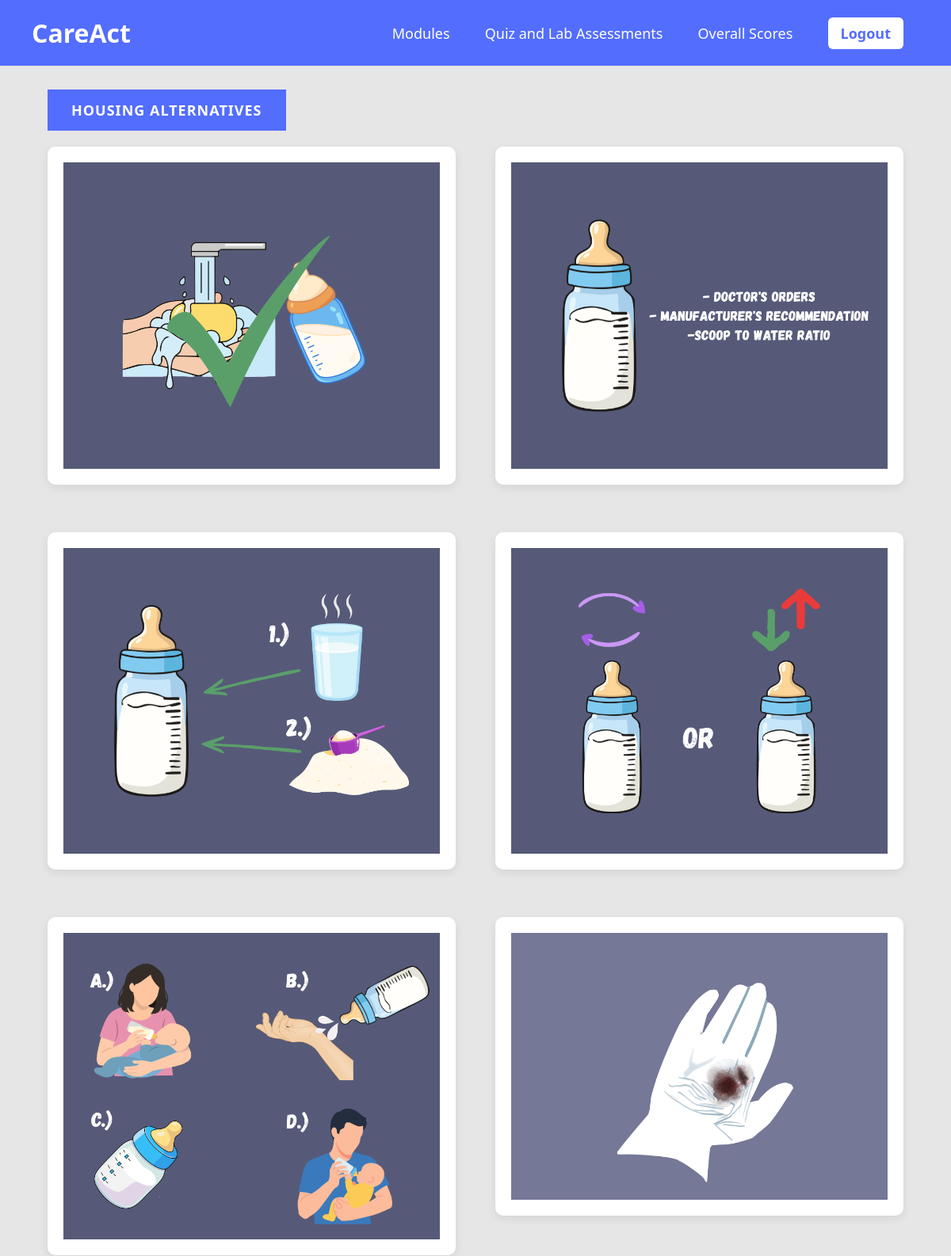
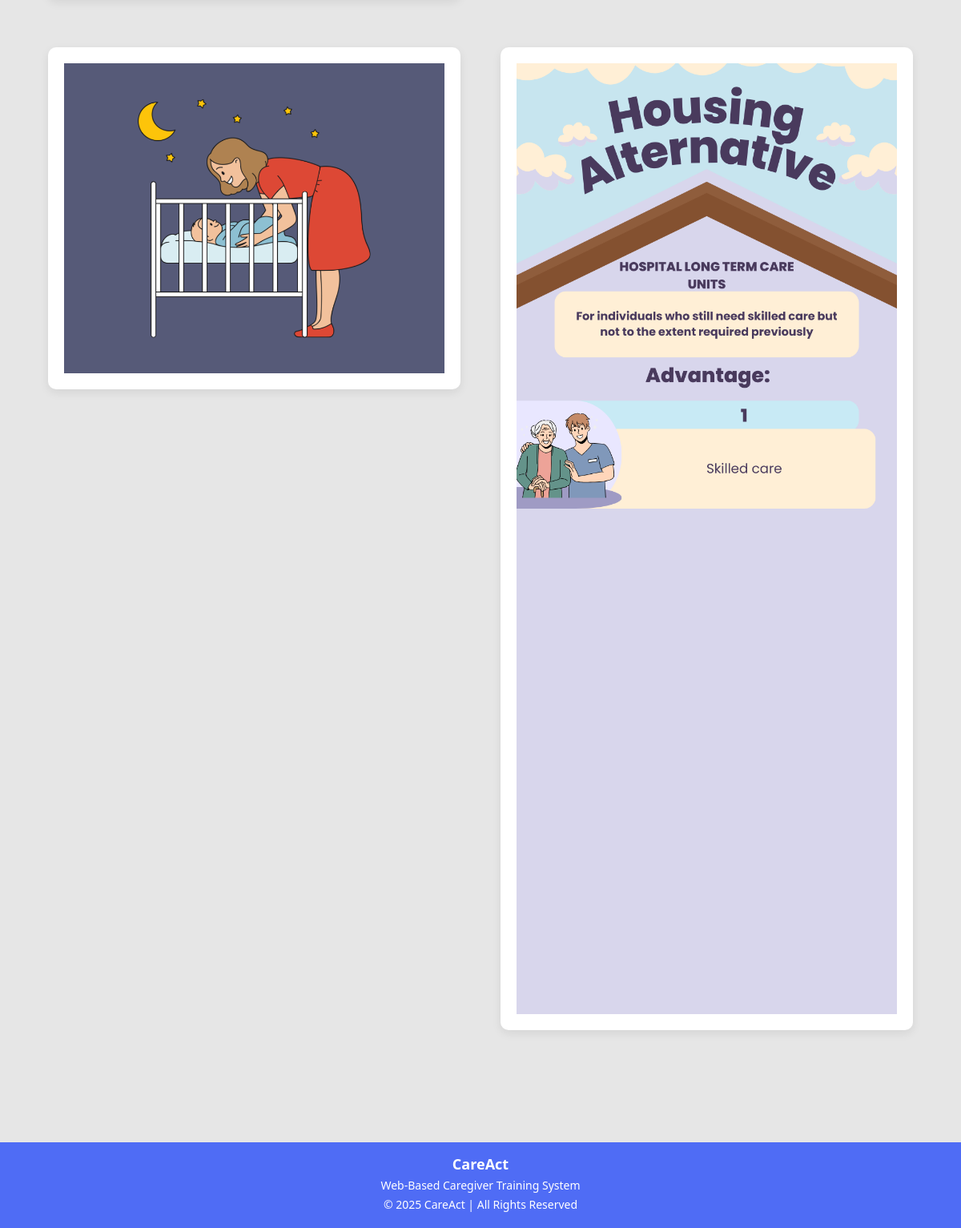
The page /module3.php on the database its author committed (2 pictures, top to bottom).
### tables this page shows
CREATE TABLE `modules` (
  `id` int(11) NOT NULL,
  `title` text NOT NULL,
  `link` varchar(100) NOT NULL
);

CREATE TABLE `module_contents` (
  `id` int(11) NOT NULL,
  `module_id` varchar(20) NOT NULL,
  `image` varchar(255) DEFAULT NULL,
  `description` text DEFAULT NULL,
  `sort_order` int(11) NOT NULL DEFAULT 0,
  `section_label` varchar(255) DEFAULT NULL
);

### module3.php (the view, shortened to what this page needs)
<?php
include "db.php";
$isInstructor = isset($_SESSION['role']) && $_SESSION['role'] === 'instructor';
$editMode     = isset($_GET['edit'])     && $_GET['edit'] == 1;
$moduleFile   = MODULE_LINK;
$titleRes = mysqli_query($conn, "SELECT title FROM modules WHERE link='" . $moduleFile . "'");
$titleRow = mysqli_fetch_assoc($titleRes);
$pageTitle = $titleRow['title'] ?? 'Module ' . MODULE_NUM;
$stepsRes = mysqli_query($conn,
    "SELECT * FROM module_contents WHERE module_id='" . MODULE_ID . "' ORDER BY sort_order ASC");
$steps = [];
while ($row = mysqli_fetch_assoc($stepsRes)) {
    $steps[] = $row;
}
?>
<!DOCTYPE html>
<html lang="en">
<head>
</head>
<body>
<header>
  <div class="logo">CareAct</div>
   <nav>
    <a href="modules.php">Modules</a>
    <a href="quizandlab.php">Quiz and Lab Assessments</a>
    <a href="scores.php">Overall Scores</a>
    <a href="logout.php" class="logout">Logout</a>
  </nav>
</header>
<?php if ($isInstructor && $editMode): ?>
  <form method="POST" id="titleForm">
    <div class="title-bar">
      <input class="module-title-input" type="text" name="module_title"
             value="<?php echo htmlspecialchars($pageTitle); ?>"
             placeholder="EDIT TITLE HERE">
      <div style="display:flex;gap:12px;">
        <button type="button" class="btn-edit"
                onclick="window.location='<?php echo $moduleFile; ?>?edit=1'">EDIT</button>
        <button type="submit" class="btn-done">DONE</button>
      </div>
    </div>
  </form>
<?php else: ?>
  <div class="title-bar">
    <div class="module-title-label"><?php echo htmlspecialchars($pageTitle); ?></div>
  </div>
<?php endif; ?>
<div class="container">
<?php
$chunkSize   = IS_INFOGRAPHIC ? 2 : 3;
$rowClass    = IS_INFOGRAPHIC ? 'infographic-row' : 'row';
$cardClass   = IS_INFOGRAPHIC ? 'infographic-card' : 'image-card';
$i = 0;
$total = count($steps);
while ($i < $total) {
    echo '<div class="' . $rowClass . '">';
    $rowSteps = array_slice($steps, $i, $chunkSize);
    foreach ($rowSteps as $step) {
        echo '<div class="step">';
        echo '<div class="' . $cardClass . '">';
        echo '<img src="' . htmlspecialchars($step['image']) . '" alt="Step image">';
        echo '</div>';
        echo '</div>';
        $nextIdx = $i + array_search($step, $rowSteps) + 1;
    }
    if (!isset($steps[$nextIdx]) || empty($steps[$nextIdx]['section_label'])) {
        $i += $chunkSize;
    }
    echo '</div>';
    unset($nextIdx);
}
?>
</div>
<footer>
  <h3>CareAct</h3>
  <p>Web-Based Caregiver Training System</p>
  <p>© 2025 CareAct | All Rights Reserved</p>
</footer>
</body>
</html>

### module3.php (style rules this page uses)
:root { --primary: #536dfe; --card-bg: #7a7f9a; }
* { box-sizing: border-box; font-family: "Segoe UI", sans-serif; margin: 0; padding: 0; }
body { background: #e6e6e6; }
header { background: var(--primary); color: white; padding: 20px 40px; display: flex; align-items: center; justify-content: space-between; }
.logo { font-size: 32px; font-weight: bold; }
nav a { color: white; text-decoration: none; margin: 0 20px; font-size: 18px; font-weight: 500; }
.logout { background: white; color: var(--primary); padding: 8px 16px; border-radius: 6px; font-weight: bold; }
.title-bar { display: flex; align-items: center; gap: 16px; padding: 30px 60px 10px 60px; flex-wrap: wrap; }
.module-title-label { background: var(--primary); color: white; display: inline-block; padding: 14px 30px; font-weight: bold; letter-spacing: 1px; font-size: 18px; text-transform: uppercase; }
.container { padding: 10px 60px 80px 60px; }
.infographic-row { display: grid; grid-template-columns: repeat(2, 1fr); gap: 50px; margin-bottom: 60px; }
.step { display: flex; flex-direction: column; position: relative; }
.infographic-card { background: white; padding: 20px; border-radius: 10px; box-shadow: 0 4px 12px rgba(0,0,0,0.08); display: flex; align-items: center; justify-content: center; }
.image-card img, .infographic-card img { width: 100%; height: auto; object-fit: contain; display: block; }
footer { background: #4f6cf5; color: white; text-align: center; padding: 15px 20px; margin-top: auto; }
footer h3 { margin: 0; font-size: 18px; }
footer p { margin: 5px 0; font-size: 14px; text-align: center; }

### rows shown on the page
modules: title "HOUSING ALTERNATIVES"
module_contents: image (picture)
module_contents: image (picture)
module_contents: image (picture)
module_contents: image (picture)
module_contents: image (picture)
module_contents: image (picture)
module_contents: image (picture)
module_contents: image (picture)
